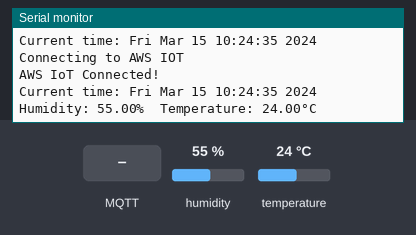
Simulated run of this sketch. Board: ESP8266 (NodeMCU). Shown: the last lines printed to the serial monitor. Inputs (shaded band) come from the test bench; at power-on: humidity 55 %, temperature 24 °C. WiFi joins after 1.5 s; servers stay silent unless stated; the local clock reads 2024-03-15 10:24:30 at power-on unless the sketch sets it; no MQTT or app messages arrive unless stated.

Above: at 6.2 s.
6.3 s: MQTT message "1" arrives on the first subscribed topic
8.5 s: MQTT message "on" arrives on the first subscribed topic
10.5 s: MQTT message "off" arrives on the first subscribed topic
12.5 s: humidity set to 22 %
At 13.8 s:
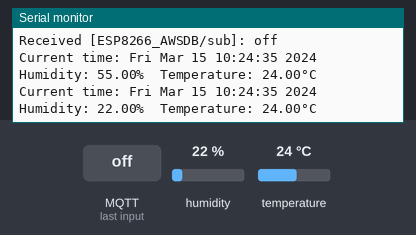
14.0 s: temperature set to 12 °C
At 15.4 s:
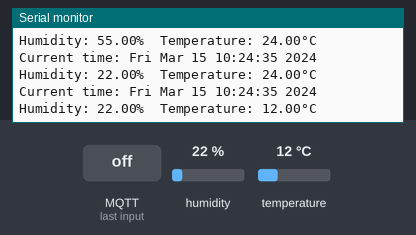
15.5 s: humidity set to 40 %
At 17.8 s:
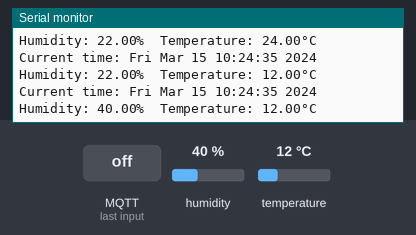
Timing chart, 0 to 18.0 s (numbered marks = the images above; inputs shaded):
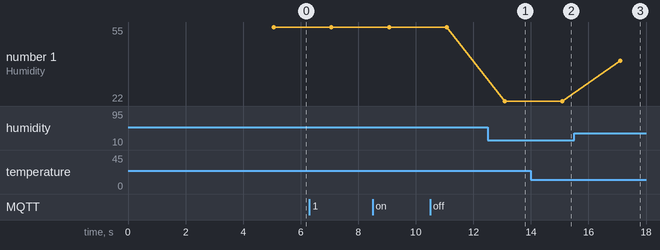

The sketch:

Main.ino
```cpp
#include <ESP8266WiFi.h>
#include <WiFiClientSecure.h>
#include <PubSubClient.h>
#include <ArduinoJson.h>
#include <time.h>
#include "Secrets.h"
#include <DHT.h>

#define DHTPIN 15        // Digital pin connected to the DHT sensor
#define DHTTYPE DHT22   // DHT 11

DHT dht(DHTPIN, DHTTYPE);

float h ;
float t;
unsigned long lastMillis = 0;
unsigned long previousMillis = 0;
const long interval = 5000;

#define AWS_IOT_PUBLISH_TOPIC   "ESP8266_AWSDB/pub"
#define AWS_IOT_SUBSCRIBE_TOPIC "ESP8266_AWSDB/sub"


WiFiClientSecure net;

BearSSL::X509List cert(cacert);
BearSSL::X509List client_crt(client_cert);
BearSSL::PrivateKey key(privkey);

PubSubClient client(net);

time_t now;
time_t nowish = 1510592825;
struct tm timeinfo;

void NTPConnect(void)
{
  Serial.print("Setting time using SNTP");
  configTime(TIME_ZONE * 3600, 0 * 3600, "pool.ntp.org", "time.nist.gov");
  now = time(nullptr);
  while (now < nowish)
  {
    delay(500);
    Serial.print(".");
    now = time(nullptr);
  }
  Serial.println("done!");

  gmtime_r(&now, &timeinfo);
  Serial.print("Current time: ");
  Serial.print(asctime(&timeinfo));
}


void messageReceived(char *topic, byte *payload, unsigned int length)
{
  Serial.print("Received [");
  Serial.print(topic);
  Serial.print("]: ");
  for (int i = 0; i < length; i++)
  {
    Serial.print((char)payload[i]);
  }
  Serial.println();
}


void connectAWS()
{
  delay(3000);
  WiFi.mode(WIFI_STA);
  WiFi.begin(WIFI_SSID, WIFI_PASSWORD);
 Serial.println("Project by:");
 Serial.println("Github/dushyantsingh-ds");
  Serial.println(String("Attempting to connect to SSID: ") + String(WIFI_SSID));

  while (WiFi.status() != WL_CONNECTED)
  {
    Serial.print(".");
    delay(1000);
  }

  NTPConnect();

  net.setTrustAnchors(&cert);
  net.setClientRSACert(&client_crt, &key);

  client.setServer(MQTT_HOST, 8883);
  client.setCallback(messageReceived);


  Serial.println("Connecting to AWS IOT");

  while (!client.connect(THINGNAME))
  {
    Serial.print(".");
    delay(1000);
  }

  if (!client.connected()) {
    Serial.println("AWS IoT Timeout!");
    return;
  }
  // Subscribe to a topic
  client.subscribe(AWS_IOT_SUBSCRIBE_TOPIC);

  Serial.println("AWS IoT Connected!");
}


void publishMessage()
{
  StaticJsonDocument<200> doc;
  doc["TimeStamp"] = asctime(&timeinfo);
  doc["Humidity"] = h;
  doc["Temperature"] = t;
  char jsonBuffer[512];
  serializeJson(doc, jsonBuffer); // print to client

  client.publish(AWS_IOT_PUBLISH_TOPIC, jsonBuffer);
}


void setup()
{
  Serial.begin(115200);
  connectAWS();
  dht.begin();
}


void loop()
{
  h = dht.readHumidity();
  t = dht.readTemperature();

  if (isnan(h) || isnan(t) )  // Check if any reads failed and exit early (to try again).
  {
    Serial.println(F("Failed to read from DHT sensor!"));
    return;
  }

  Serial.print("Current time: ");
  Serial.print(asctime(&timeinfo));
  Serial.print(F("Humidity: "));
  Serial.print(h);
  Serial.print(F("%  Temperature: "));
  Serial.print(t);
  Serial.println(F("°C "));
  delay(2000);

  now = time(nullptr);

  if (!client.connected())
  {
    connectAWS();
  }
  else
  {
    client.loop();
    if (millis() - lastMillis > 5000)
    {
      lastMillis = millis();
      publishMessage();
    }
  }
}
```

secrets.h
```cpp
#include <pgmspace.h>
#define SECRET
const char WIFI_SSID[] = "XXX";
const char WIFI_PASSWORD[] = "XXX";

#define THINGNAME "ESP8266_AWSDB"
int8_t TIME_ZONE = -5; //NYC(USA): -5 UTC
const char MQTT_HOST[] = "XXX";


// Amazon Root CA 1
static const char cacert[] PROGMEM = R"EOF(
-----BEGIN CERTIFICATE-----

-----END CERTIFICATE-----
)EOF";

// Device Certificate
static const char client_cert[] PROGMEM = R"KEY(
-----BEGIN CERTIFICATE-----

-----END CERTIFICATE-----


)KEY";

// Device Private Key
static const char privkey[] PROGMEM = R"KEY(
-----BEGIN RSA PRIVATE KEY-----

-----END RSA PRIVATE KEY-----

)KEY";
```

Measured:
- after the input at 12.5 s, the serial monitor: prints a new line after 0.59 s (image 1)
- after the input at 14.0 s, the serial monitor: prints a new line after 1.1 s (image 2)
- after the input at 15.5 s, the serial monitor: prints a new line after 1.6 s (image 3)
- plotted number 1: 55 → 22 after the input at 12.5 s, 22 → 40 after the input at 15.5 s
